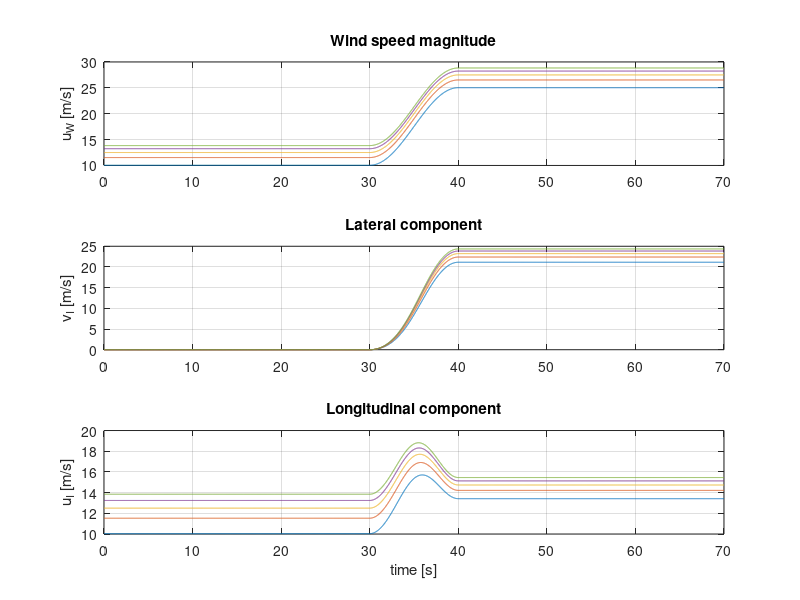

MATLAB code for this plot: (Note: this script raises an error after producing the figure.)
%
%   [Description]
%   Script to generate an Extreme Coherent Gust with direction change (ECD)
%   according to IEC 61400-1.
%
%
%% Setup
clear all; close all; clc;

FileName = 'ECD_VrPlus2mps';

%% Preprocessing
% Time discretization
T           = 70;                   % [s]   total simulation time
dt          = 1/80;               	% [s]   simulation time step
t           = 0:dt:T-dt;            % [s]   simulation time vector

% Wind conditions at hub height
V_hub       = 12.5;                 % [m/s] mean wind speed at hub height: v_rated + 2/m/s 
t_start     = 30;                   % [s]   start time of gust event

% Extreme coherent gust with direction change (ECD - IEC 6.3.2.5)
V_cg        = 15;                   % [m/s] coherent gust amplitude
T_gust      = 10;                   % [s]   rise time of coherent gust

% Grid definition
dy          = 10;                   % [m]   lateral spacing
dz          = 10;                   % [m]   vertical spacing
Ny          = 29;                   % [-]   number of grid points in lateral direction
Nz          = 29;                   % [-]   number of grid points in vertical direction

% Some variables required in the Type 4 wind: Bladed style
HubHeight   = 150;                  % [m]   hub height      
URef        = V_hub+V_cg/2;         % [m/s] reference mean wind speed
zOffset     = HubHeight;            % [m]   reference height of the grid
z0          = 0.1;                  % [m]   the rougthness length, not really used

% The normal wind profile model (NWP - IEC 6.3.1.2)
alpha       = 0.2;                                  % [-]   shear exponent for NWP
z_hub       = HubHeight;
z           = [-(Nz-1)/2:1:(Nz-1)/2]*dz+HubHeight;  % [m]   vertical coordinates of the grid
V_z         = V_hub*(z/z_hub).^alpha;               % [m/s] mean wind profile at each vertical grid point

% Magnitude of ECD
u_W         = NaN(Nz, length(t));
for iTimeStep = 1:length(t)
    if (t(iTimeStep) < t_start)
        u_W(:,iTimeStep)    = V_z;
    elseif (t(iTimeStep) >= t_start) && (t(iTimeStep) <= t_start+T_gust)
        t_gust              = t(iTimeStep) - t_start;
        u_W(:,iTimeStep)    = V_z+0.5*V_cg*(1-cos(pi*t_gust/T_gust));
    else
        u_W(:,iTimeStep)    = V_z+V_cg;
    end
end

% Direction change of ECD
theta       = NaN(1, length(t));   
theta_cg    = ones(1, length(t)).*deg2rad((720/V_hub));     % [rad]

for iTimeStep   = 1:length(t)
    if (t(iTimeStep) < t_start)
        theta(iTimeStep)    = 0;
    elseif (t(iTimeStep) >= t_start) && (t(iTimeStep) <= t_start+T_gust)
        t_gust              = t(iTimeStep) - t_start;
        theta(iTimeStep)    = 0.5 * theta_cg(iTimeStep) * (1-cos(pi*t_gust/T_gust));
    else
        theta(iTimeStep)    = theta_cg(iTimeStep);
    end
end

% Transformation into inertial coordinate system
u_I = u_W.*repmat(cos(theta),Nz,1);     % longitudinal
v_I = u_W.*repmat(sin(theta),Nz,1);     % lateral

%% Plot and validate results
Idx = ismember(z,[50:50:250]);

figure

subplot(311)
hold on; grid on; box on
plot(t,u_W(Idx,:)')
ylabel('u_W [m/s]')
title('Wind speed magnitude')

subplot(312)
hold on; grid on; box on
plot(t,v_I(Idx,:)')
ylabel('v_I [m/s]')
title('Lateral component')

subplot(313) 
hold on; grid on; box on
plot(t,u_I(Idx,:)')
ylabel('u_I [m/s]')
title('Longitudinal component')

xlabel('time [s]')
legend(z(Idx)+" m")

%% Prepare output arrays for .wnd-file
SummVars(1) = HubHeight;    % HubHeight
SummVars(3) = URef;         % Mean wind speed at hub-height

velocity    = NaN(max(size(t)),3,Ny,Nz);  % [time, (u,v,w), y, z]
for iy = 1:Ny
    for iz = 1:Nz
        velocity(:,1,iy,iz) = u_I(iz,:);    % longitudinal component
        velocity(:,2,iy,iz) = v_I(iz,:);    % lateral component
        velocity(:,3,iy,iz) = 0;            % no vertical component
    end
end

% Get turbulence intensity for .sum-file
% here we use std u for w component to avoid dividing by zero
SummVars(4) = std(squeeze(velocity(:,1,1,1)))/URef*100;
SummVars(5) = std(squeeze(velocity(:,2,1,1)))/URef*100;     
SummVars(6) = std(squeeze(velocity(:,1,1,1)))/URef*100;

% Export rotor-plane wind field (.wnd + .sum) for OpenFAST
disp('Exporting rotor plane wind field as ".wnd" binary files...')
WriteBLgrid([FileName '.wnd'], velocity, dy, dz, dt, zOffset, z0, SummVars)

fileID    = fopen([FileName '.sum'],'w');
fprintf(fileID,'This summary file is not complete it only contains required information for the OpenFAST');
fprintf(fileID,'\n');
fprintf(fileID,'F        Clockwise rotation when looking downwind?\n');
fprintf(fileID,[num2str(SummVars(1)) '  Hub height [m] \n']);
fprintf(fileID,['UBar   =  ' num2str(SummVars(3)) ' m/s \n']);
fprintf(fileID,['TI(u)  =  ' num2str(SummVars(4)) ' %%\n']);
fprintf(fileID,['TI(v)  =  ' num2str(SummVars(5)) ' %%\n']);
fprintf(fileID,['TI(w)  =  ' num2str(SummVars(6)) ' %%\n']);
fprintf(fileID,['Height Offset =  ' num2str(0) ' m\n']);
fprintf(fileID,'Creating a PERIODIC output file.');
fclose(fileID);
